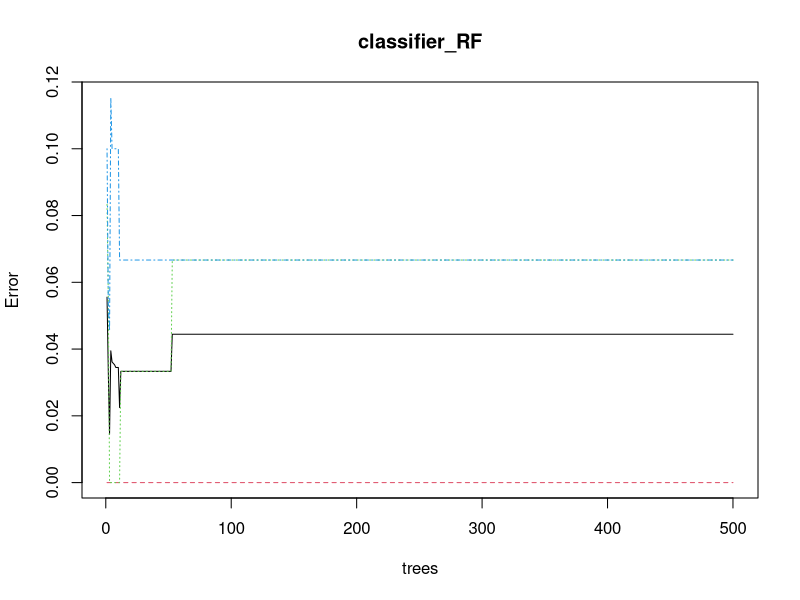
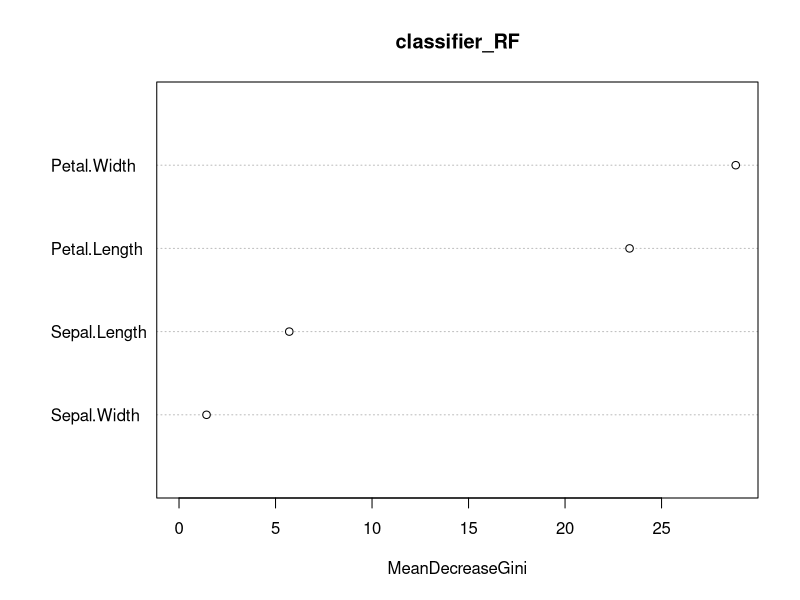

Reproduce these figures in R, in order.
install.packages("caTools")  
install.packages("randomForest") 
library(caTools) 
library(randomForest) 


# Loading data 
data(iris) 

# Structure  
str(iris) 

# Splitting data in train and test data 
split <- sample.split(iris, SplitRatio = 0.7) 
split 

train <- subset(iris, split == "TRUE") 
test <- subset(iris, split == "FALSE") 

# Fitting Random Forest to the train dataset 
set.seed(120)  # Setting seed 
classifier_RF = randomForest(x = train[-5], 
                             y = train$Species, 
                             ntree = 500) 

classifier_RF 

# Predicting the Test set results 
y_pred = predict(classifier_RF, newdata = test[-5]) 

# Confusion Matrix 
confusion_mtx = table(test[, 5], y_pred) 
confusion_mtx 

# Plotting model 
plot(classifier_RF) 

# Importance plot 
importance(classifier_RF) 

# Variable importance plot 
varImpPlot(classifier_RF) 
